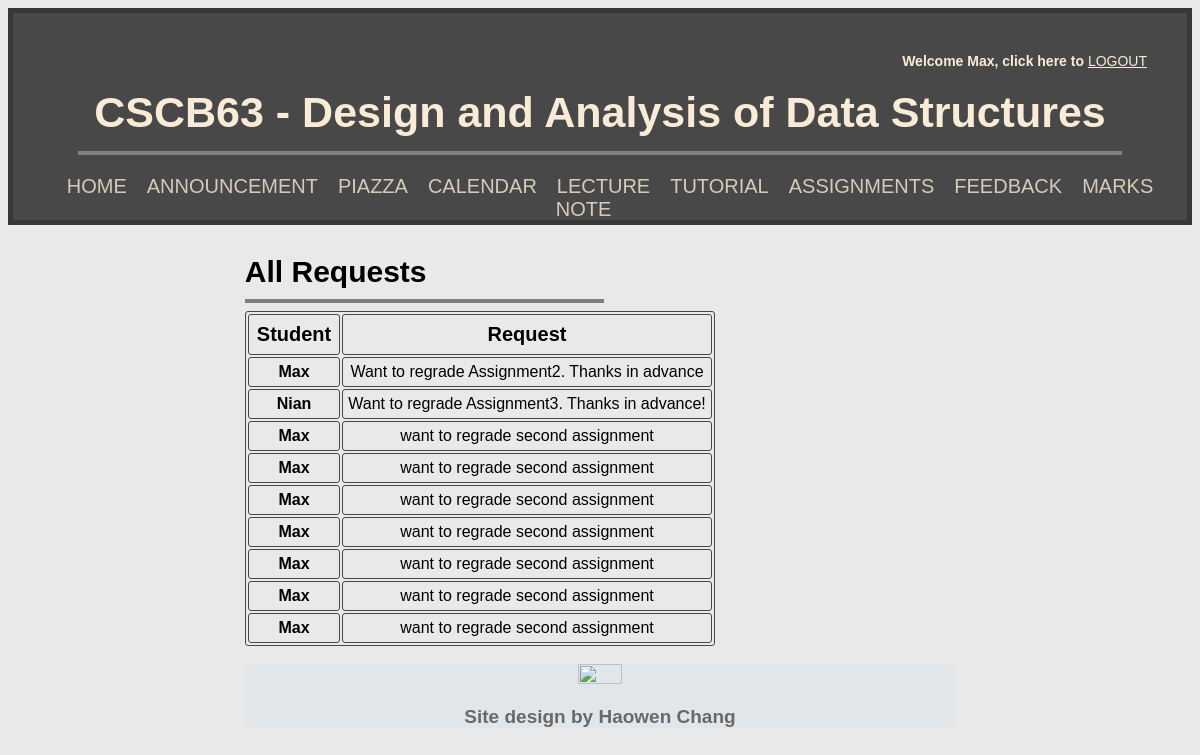
Before: /checkRegrade (signed in) with the older database file.
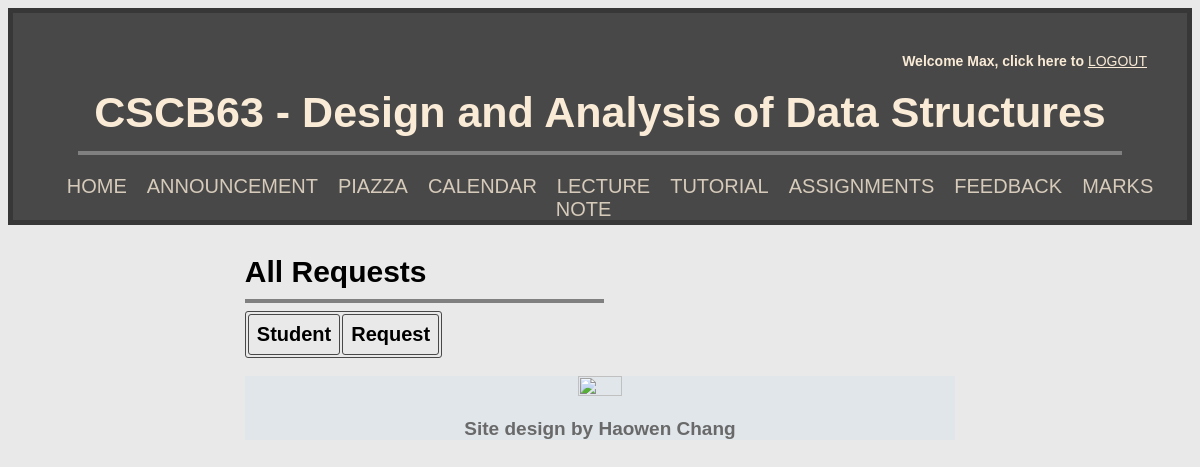
After: the same page with the newer database file.
### tables this page shows
CREATE TABLE "RegradeRequests" (
	"username"	TEXT NOT NULL,
	"content"	TEXT NOT NULL
, "instructor"	TEXT NOT NULL);

### app.py (the view)
@app.route('/checkRegrade')
def checkRegrade():
    db = get_db()
    db.row_factory = make_dicts
    username = session['username']
    Ins = isInstructor(session['username'])
    requests = []
    for request in get_regrade_requests():
        requests.append(request)
    db.close()
    return render_template('checkRegrade.html', request=requests, username=username, Ins=Ins)

### app.py (called while the page is built)
def get_db():
    db = getattr(g, '_database', None)
    if(db is None):
        db = g._database = sqlite3.connect(DATABASE)
    return db

def make_dicts(cursor: sqlite3.Cursor, row: sqlite3.Row):
    return dict((cursor.description[idx][0], value)
                for idx, value in enumerate(row))

def query_db(query: str, args=(), one=None):
    if one is None:
        one = True
    else:
        one = False
    cursor = get_db().execute(query, args)
    result = cursor.fetchall()
    cursor.close()
    return (result[0] if result else None) if one else result

def get_regrade_requests():
    return query_db("""SELECT * FROM RegradeRequests;""", (), one=False)

def isInstructor(username: str):
    result = query_db("""SELECT username FROM User WHERE User.username == ?
                    AND User.isInstructor == 1;""",
                      args=(username,))
    if result is None:
        return False
    return True

@app.teardown_appcontext
def close_connection(exception):
    db = getattr(g, '_database', None)
    if db is not None:
        db.close()

### templates/checkRegrade.html (shortened to what this page needs)
<!DOCTYPE html>
<html>
    <head>
        <link rel="stylesheet" href="../static/showAllGrade.css">
    </head>
    <body>
        {% extends "index.html" %}
        {% block content %}
        <div class="content">
            <h3>All Requests</h3>
            <hr class="description">
            <div class="container">
                <table>
                    <tr>
                        <th>Student</th>
                        <th>Request</th>
                    </tr>
                    {% for item in request %}
                    <tr>
                        <td class="name">{{item['username']}}</td>
                        <td>{{item['content']}}</td>
                    </tr>
                    {% endfor %}
                </table>
            </div>
        </div>
        {% endblock %}

### templates/index.html (shortened to what this page needs)
<!DOCTYPE html>
<html>
    <head>
        <link rel="stylesheet" href="../static/index.css">
    </head>
    <body>
        <div class="header-content">
            <div class="welcome">
                <p style="display: inline;">Welcome {{username}}, click here to </p>
                <a style="display: inline;" class="logout" href="http://localhost:5000/logout">LOGOUT</a>
            </div>
            <h1>CSCB63 - Design and Analysis of Data Structures</h1>
            <hr id="Header-line">
            <div class="menu-container">
                <ul>
                    {% if Ins == False %}
                    <li><a href="{{ url_for('index') }}">HOME</a></li>
                    <li><a href="{{ url_for('announcement') }}">ANNOUNCEMENT</a></li>
                    <li><a href="{{ url_for('piazza') }}">PIAZZA</a></li>
                    <li><a href="{{ url_for('calendar') }}">CALENDAR</a></li>
                    <li><a href="{{ url_for('lecture') }}">LECTURE NOTE</a></li>
                    <li><a href="{{ url_for('tutorial') }}">TUTORIAL</a></li>
                    <li><a href="{{ url_for('assignment') }}">ASSIGNMENTS</a></li>
                    <li><a href="{{ url_for('feedback') }}">FEEDBACK</a></li>
                    <li><a href="{{ url_for('studentmark') }}">MARKS</a></li>
                    {% endif %}
                </ul>
            </div>
        </div>
    {% block content %}{% endblock %}
        <br>
        <div class="footer">
            <a id="UofTlink" href="https://www.utsc.utoronto.ca/cms/faculty-of-computer-science">
                <img src="https://images.squarespace-cdn.com/content/v1/5c8e9a223560c34f9070706f/1584117182341-P48MTCA7MDXB57QM6QL1/ke17ZwdGBToddI8pDm48kJ76nH85aza3J1kOSUxUUQsUqsxRUqqbr1mOJYKfIPR7LoDQ9mXPOjoJoqy81S2I8N_N4V1vUb5AoIIIbLZhVYwL8IeDg6_3B-BRuF4nNrNcQkVuAT7tdErd0wQFEGFSnHyTjHFnbVqz2a3skCZF3VMl39tOtb9mNFVdjjN0V38UY8HhU9A19BklyivaDE3oZA/Computer+Science+%28Blue%29-01.png?format=500w" width="25%" height="25%">
            </a>
            <p>Site design by Haowen Chang</p>
        </div>
    </body>
</html>

### static/showAllGrade.css (style rules this page uses)
.header-content { text-align: center; border-color: transparent; background-color: rgba(54, 54, 54, 0.897); border: 5px solid rgba(54, 54, 54, 0.897); padding: 40px; max-width: 100%; text-align: center; }
.content { max-width: 60%; text-align: left; margin: auto; }
h1 { text-align: center; font-size: 43px; color: antiquewhite; }
#Header-line { margin-top: -15px; width: 95%; border: 2px solid; color: grey; }
.menu-container { margin-top: 10px; border-color: transparent; height: 15px; }
.menu-container ul { list-style: none; margin: 0; display: flex; justify-content: center; align-items: center; padding: 10px 0; }
.menu-container a { font-size: 20px; padding: 0 20px; color: rgba(250, 235, 215, 0.801); position: relative; text-decoration: none; }
.menu-container a::after { content: ""; display: block; position: absolute; transition: all ease-out 300ms; height: 3px; width: 0%; bottom: -3px; background-color: antiquewhite; }
.description { margin-top: -20px; margin-left: 0; width: 50%; border: 2px solid; color: grey; }
p { font-weight: 600; }
.footer { background-color: rgba(160, 209, 238, 0.13); width: 60%; font-size: 13px; color: dimgray; text-align: center; margin: auto; }
body { background-color: rgba(146, 145, 145, 0.199); font-family: 'Gill Sans', 'Gill Sans MT', Calibri, 'Trebuchet MS', sans-serif; color: black; }
table, th, td { border: 1px solid rgba(54, 54, 54, 0.897); text-align: center; border-radius: 3px; }
th { font-weight: bold; font-size: 20px; padding: 8px; }

### static/index.css (style rules this page uses)
.header-content { text-align: center; border-color: transparent; background-color: rgba(54, 54, 54, 0.897); border: 5px solid rgba(54, 54, 54, 0.897); padding: 40px; max-width: 100%; text-align: center; }
.content { max-width: 60%; text-align: left; margin: auto; }
h1 { text-align: center; font-size: 43px; color: antiquewhite; }
#Header-line { margin-top: -15px; width: 95%; border: 2px solid; color: grey; }
.menu-container { margin-top: 10px; border-color: transparent; height: 15px; }
.menu-container ul { list-style: none; margin: 0; display: flex; justify-content: center; align-items: center; padding: 10px 0; }
.menu-container a { font-size: 20px; padding: 0 20px; color: rgba(250, 235, 215, 0.801); position: relative; text-decoration: none; }
.menu-container a::after { content: ""; display: block; position: absolute; transition: all ease-out 300ms; height: 3px; width: 0%; bottom: -3px; background-color: antiquewhite; }
.description { margin-top: -20px; margin-left: 0; width: 50%; border: 2px solid; color: grey; }
.footer { background-color: rgba(160, 209, 238, 0.13); width: 60%; font-size: 13px; color: dimgray; text-align: center; margin: auto; }
ul { list-style-type: none; font-size: 19px; }
h3 { font-size: 30px; }
.welcome { text-align: right; color: antiquewhite; margin-bottom: -10px; font-size: 14px; }
.welcome p { font-size: 14px; }
.logout { color: antiquewhite; }
p { font-size: 19px; }
body { background-color: rgba(146, 145, 145, 0.199); font-family: 'Gill Sans', 'Gill Sans MT', Calibri, 'Trebuchet MS', sans-serif; color: black; }

Changed rows visible on the page:
removed RegradeRequests: username "Max", content "Want to regrade Assignment2. Thanks in advance"
removed RegradeRequests: username "Nian", content "Want to regrade Assignment3. Thanks in advance!"
removed RegradeRequests: username "Max", content "want to regrade second assignment"
removed RegradeRequests: username "Max", content "want to regrade second assignment"
removed RegradeRequests: username "Max", content "want to regrade second assignment"
removed RegradeRequests: username "Max", content "want to regrade second assignment"
removed RegradeRequests: username "Max", content "want to regrade second assignment"
removed RegradeRequests: username "Max", content "want to regrade second assignment"
removed RegradeRequests: username "Max", content "want to regrade second assignment"
